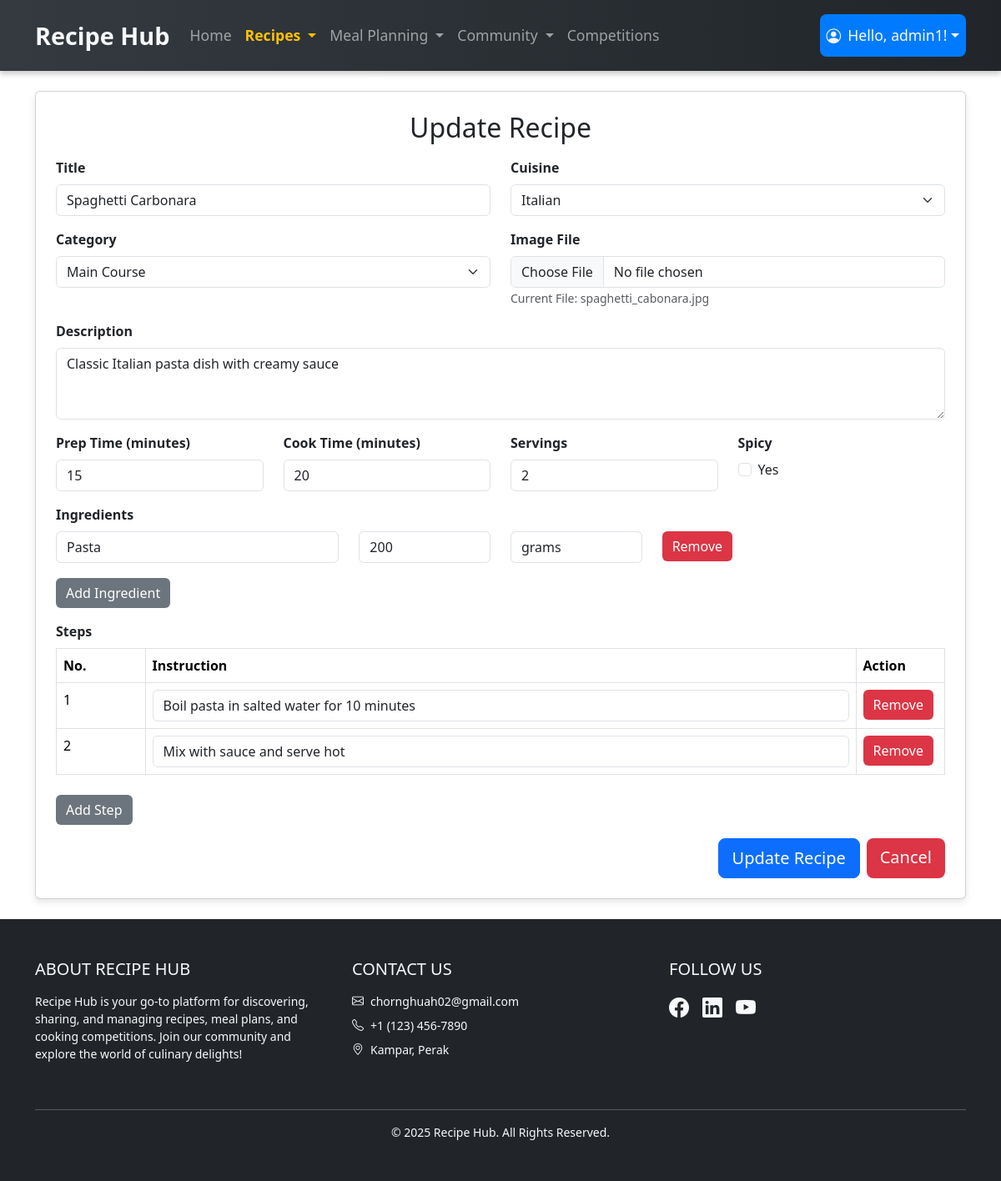
The app's page /recipe_management_module/edit_recipe.php?recipe_id=1 (signed in) with its own data.
### tables this page shows
CREATE TABLE Recipe (
    recipe_id INT AUTO_INCREMENT PRIMARY KEY,
    user_id INT NOT NULL,
    cuisine_id INT,
    category_id INT,
    title VARCHAR(100) NOT NULL,
    description TEXT NOT NULL,
    prep_time TIME NOT NULL,
    cook_time TIME NOT NULL,
    servings INT NOT NULL,
    spicy BOOLEAN NOT NULL DEFAULT FALSE,
    image_path VARCHAR(255),
    created_at TIMESTAMP DEFAULT CURRENT_TIMESTAMP,
    updated_at TIMESTAMP DEFAULT CURRENT_TIMESTAMP ON UPDATE CURRENT_TIMESTAMP,
    FOREIGN KEY (user_id) REFERENCES User(user_id) ON DELETE CASCADE,
    FOREIGN KEY (cuisine_id) REFERENCES Cuisine(cuisine_id) ON DELETE SET NULL,
    FOREIGN KEY (category_id) REFERENCES Category(category_id) ON DELETE SET NULL
);

CREATE TABLE Cuisine (
    cuisine_id INT AUTO_INCREMENT PRIMARY KEY,
    cuisine_name VARCHAR(50) NOT NULL
);

CREATE TABLE Category (
    category_id INT AUTO_INCREMENT PRIMARY KEY,
    category_name VARCHAR(50) NOT NULL
);

CREATE TABLE Recipe_Ingredient (
    recipe_id INT,
    ingredient_id INT,
    quantity DECIMAL(10,2) NOT NULL,
    units VARCHAR(20) NOT NULL,
    PRIMARY KEY (recipe_id, ingredient_id),
    FOREIGN KEY (recipe_id) REFERENCES Recipe(recipe_id) ON DELETE CASCADE,
    FOREIGN KEY (ingredient_id) REFERENCES Ingredient(ingredient_id) ON DELETE CASCADE
);

CREATE TABLE Ingredient (
    ingredient_id INT AUTO_INCREMENT PRIMARY KEY,
    ingredient_name VARCHAR(100) NOT NULL
);

CREATE TABLE Step (
    step_id INT AUTO_INCREMENT PRIMARY KEY,
    recipe_id INT NOT NULL,
    step_num INT NOT NULL,
    instruction TEXT NOT NULL,
    FOREIGN KEY (recipe_id) REFERENCES Recipe(recipe_id) ON DELETE CASCADE
);

### recipe_management_module/edit_recipe.php (called while the page is built, shortened)
<?php
require '../user_module/database.php';
$recipe_id = intval($_GET['recipe_id']);
$sql = "SELECT *, TIME_TO_SEC(prep_time) / 60 AS prep_time_minutes, TIME_TO_SEC(cook_time) / 60 AS cook_time_minutes
        FROM Recipe
        WHERE recipe_id = ?";
$stmt = $con->prepare($sql);
$stmt->bind_param("i", $recipe_id);
$stmt->execute();
$result = $stmt->get_result();
$recipe = $result->fetch_assoc();
$recipe['prep_time'] = (floor($recipe['prep_time_minutes']) == $recipe['prep_time_minutes']) ? intval($recipe['prep_time_minutes']) : $recipe['prep_time_minutes'];
$recipe['cook_time'] = (floor($recipe['cook_time_minutes']) == $recipe['cook_time_minutes']) ? intval($recipe['cook_time_minutes']) : $recipe['cook_time_minutes'];
$sql = "SELECT ri.quantity, ri.units, i.ingredient_name
        FROM Recipe_Ingredient ri
        JOIN Ingredient i ON ri.ingredient_id = i.ingredient_id
        WHERE ri.recipe_id = ?";
$stmt = $con->prepare($sql);
$stmt->bind_param("i", $recipe_id);
$stmt->execute();
$result = $stmt->get_result();
$recipe_ingredients = [];
while ($row = $result->fetch_assoc()) {
    $row['quantity'] = (floor($row['quantity']) == $row['quantity']) ? intval($row['quantity']) : $row['quantity'];
    $recipe_ingredients[] = $row;
}
$sql = "SELECT step_num, instruction
        FROM Step
        WHERE recipe_id = ?
        ORDER BY step_num";
$stmt = $con->prepare($sql);
$stmt->bind_param("i", $recipe_id);
$stmt->execute();
$result = $stmt->get_result();
$recipe_steps = [];
while ($row = $result->fetch_assoc()) {
    $recipe_steps[] = $row;
}
$formTitle = "Update Recipe";
$formAction = "update_recipe.php?recipe_id=" . $recipe_id;
$submitButtonText = "Update Recipe";
include 'recipe_form.php';

### recipe_management_module/recipe_form.php (the view, shortened to what this page needs)
<?php
$cuisines = $con->query("SELECT * FROM Cuisine");
$categories = $con->query("SELECT * FROM Category");
?>
<!DOCTYPE html>
<html lang="en">
<head>
    <link href="https://cdn.jsdelivr.net/npm/bootstrap@5.3.2/dist/css/bootstrap.min.css" rel="stylesheet">
</head>
<body>
    <?php include("../navbar.php"); ?>
    <div class="container mt-4 mb-4">
        <div class="card p-4">
            <h2 class="mb-3 text-center"><?php echo $formTitle; ?></h2>
            <form id="recipeForm" method="POST" action="<?php echo $formAction; ?>" enctype="multipart/form-data">
                <div class="row mb-3">
                    <div class="col-md-6">
                        <label class="form-label">Title</label>
                        <input type="text" class="form-control" name="title" id="title" value="<?php echo htmlspecialchars($recipe['title'] ?? ''); ?>" required>
                    </div>
                    <div class="col-md-6">
                        <label class="form-label">Cuisine</label>
                        <select class="form-select" name="cuisine_id" id="cuisine_id" required>
                            <?php while ($row = $cuisines->fetch_assoc()) { ?>
                                <option value="<?php echo $row['cuisine_id']; ?>" <?php echo (isset($recipe['cuisine_id']) && $recipe['cuisine_id'] == $row['cuisine_id']) ? 'selected' : ''; ?>>
                                    <?php echo $row['cuisine_name']; ?>
                                </option>
                            <?php } ?>
                        </select>
                    </div>
                </div>
                <div class="row mb-3">
                    <div class="col-md-6">
                        <label class="form-label">Category</label>
                        <select class="form-select" name="category_id" id="category_id" required>
                            <?php while ($row = $categories->fetch_assoc()) { ?>
                                <option value="<?php echo $row['category_id']; ?>" <?php echo (isset($recipe['category_id']) && $recipe['category_id'] == $row['category_id']) ? 'selected' : ''; ?>>
                                    <?php echo $row['category_name']; ?>
                                </option>
                            <?php } ?>
                        </select>
                    </div>
                    <div class="col-md-6">
                        <label class="form-label">Image File</label>
                        <input type="file" class="form-control" name="image_file" id="image_file" accept="image/*">
                        <?php if (!empty($recipe['image_path'])) { ?>
                            <small class="text-muted">Current File: <?php echo basename($recipe['image_path']); ?></small>
                        <?php } ?>
                    </div>
                </div>
                <div class="mb-3">
                    <label class="form-label">Description</label>
                    <textarea class="form-control" name="description" id="description" rows="3" required><?php echo htmlspecialchars($recipe['description'] ?? ''); ?></textarea>
                </div>
                <div class="row mb-3">
                    <div class="col-md-3">
                        <label class="form-label">Prep Time (minutes)</label>
                        <input type="number" class="form-control" name="prep_time" id="prep_time" min="0.01" step="any" value="<?php echo htmlspecialchars($recipe['prep_time'] ?? ''); ?>" required>
                    </div>
                    <div class="col-md-3">
                        <label class="form-label">Cook Time (minutes)</label>
                        <input type="number" class="form-control" name="cook_time" id="cook_time" min="0.01" step="any" value="<?php echo htmlspecialchars($recipe['cook_time'] ?? ''); ?>" required>
                    </div>
                    <div class="col-md-3">
                        <label class="form-label">Servings</label>
                        <input type="number" class="form-control" name="servings" id="servings" min="1" value="<?php echo htmlspecialchars($recipe['servings'] ?? ''); ?>" required>
                    </div>
                    <div class="col-md-3">
                        <label class="form-label">Spicy</label>
                        <div class="form-check">
                            <input class="form-check-input" type="checkbox" name="spicy" id="spicy" <?php echo (isset($recipe['spicy']) && $recipe['spicy']) ? 'checked' : ''; ?>>
                            <label class="form-check-label" for="spicy">Yes</label>
                        </div>
                    </div>
                </div>
                <div class="mb-3">
                    <label class="form-label">Ingredients</label>
                    <div id="ingredientsContainer">
                        <?php if (isset($recipe_ingredients) && !empty($recipe_ingredients)) { ?>
                            <?php foreach ($recipe_ingredients as $ingredient) { ?>
                                <div class="ingredient-row row">
                                    <div class="col-md-4">
                                        <input type="text" class="form-control ingredient-input" name="ingredient_names[]" value="<?php echo htmlspecialchars($ingredient['ingredient_name']); ?>" placeholder="Search or add new ingredient" list="ingredientList">
                                    </div>
                                    <div class="col-md-2">
                                        <input type="number" step="any" class="form-control" name="quantities[]" value="<?php echo htmlspecialchars($ingredient['quantity']); ?>" placeholder="Quantity" min="0.01" step="any" required>
                                    </div>
                                    <div class="col-md-2">
                                        <input type="text" class="form-control" name="units[]" value="<?php echo htmlspecialchars($ingredient['units']); ?>" placeholder="Units" required>
                                    </div>
                                    <div class="col-md-2">
                                        <button type="button" class="btn btn-danger" onclick="removeIngredientRow(this)">Remove</button>
                                    </div>
                                </div>
                            <?php } ?>
                        <?php } ?>
                    </div>
                    <button type="button" class="btn btn-secondary mt-2" onclick="addIngredientRow()">Add Ingredient</button>
                </div>
                <div class="mb-3">
                    <label class="form-label">Steps</label>
                    <table class="table table-bordered" id="stepsTable">
                        <thead>
                            <tr>
                                <th style="width: 10%;">No.</th>
                                <th style="width: 80%;">Instruction</th>
                                <th style="width: 10%;">Action</th>
                            </tr>
                        </thead>
                        <tbody id="stepsContainer">
                            <?php if (isset($recipe_steps) && !empty($recipe_steps)) { ?>
                                <?php foreach ($recipe_steps as $index => $step) { ?>
                                    <tr class="step-row">
                                        <td><?php echo $index + 1; ?></td>
                                        <td><input type="text" class="form-control" name="steps[]" value="<?php echo htmlspecialchars($step['instruction']); ?>" placeholder="Step description" required></td>
                                        <td><button type="button" class="btn btn-danger" onclick="removeStepRow(this)">Remove</button></td>
                                    </tr>
                                <?php } ?>
                            <?php } ?>
                        </tbody>
                    </table>
                    <button type="button" class="btn btn-secondary mt-2" onclick="addStepRow()">Add Step</button>
                </div>
                <div class="d-flex justify-content-end">
                    <button type="submit" class="btn btn-primary btn-lg me-2"><?php echo $submitButtonText; ?></button>
                    <a href="recipe.php" class="btn btn-danger btn-lg">Cancel</a>
                </div>
            </form>
        </div>
    </div>
    <?php include '../footer.php'; ?>
</body>
</html>

### recipe_management_module/recipe_form.php (style rules this page uses)
.ingredient-row, .step-row { margin-bottom: 10px; }
.form-label { font-weight: bold; }
.card { box-shadow: 0 4px 8px rgba(0, 0, 0, 0.1); }
.btn-secondary { background-color: #6c757d; border: none; }
.btn-danger { background-color: #dc3545; border: none; }

### navbar.php (style rules this page uses)
html { overflow-y: scroll; }

### records on screen
recipe: title "Spaghetti Carbonara", cuisine_id "Italian", category_id "Main Course", image_path "spaghetti_cabonara.jpg", description "Classic Italian pasta dish with creamy sauce", servings "2"
recipe_ingredient: ingredient.ingredient_name "Pasta", quantity "200", units "grams"
step: instruction "Boil pasta in salted water for 10 minutes"
step: instruction "Mix with sauce and serve hot"

### other values on screen
$_SESSION['username'] "admin1"
$formTitle "Update Recipe"
$submitButtonText "Update Recipe"
